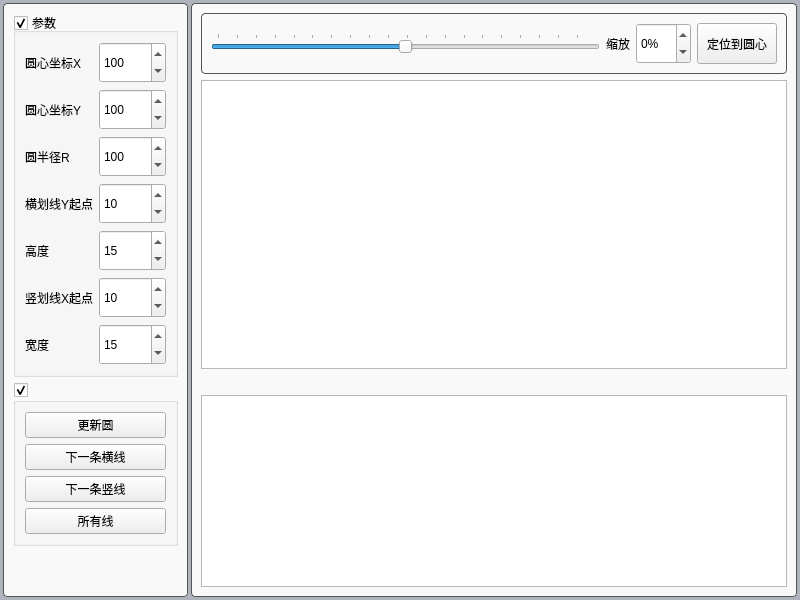
<?xml version="1.0" encoding="UTF-8"?>
<ui version="4.0">
 <class>FormCircle</class>
 <widget class="QWidget" name="FormCircle">
  <property name="geometry">
   <rect>
    <x>0</x>
    <y>0</y>
    <width>800</width>
    <height>600</height>
   </rect>
  </property>
  <property name="mouseTracking">
   <bool>false</bool>
  </property>
  <property name="windowTitle">
   <string>圆</string>
  </property>
  <property name="autoFillBackground">
   <bool>false</bool>
  </property>
  <property name="styleSheet">
   <string notr="true">#FormCircle{	
	background-color: rgb(174, 179, 188);
}

.QFrame{background-color: rgb(249, 249, 249);
border: 1px solid #555;
border-radius: 4px;
}

QSpinBox{
	min-height:35
}</string>
  </property>
  <layout class="QHBoxLayout" name="horizontalLayout">
   <property name="spacing">
    <number>3</number>
   </property>
   <property name="leftMargin">
    <number>3</number>
   </property>
   <property name="topMargin">
    <number>3</number>
   </property>
   <property name="rightMargin">
    <number>3</number>
   </property>
   <property name="bottomMargin">
    <number>3</number>
   </property>
   <item>
    <widget class="QFrame" name="frame_left">
     <property name="frameShape">
      <enum>QFrame::StyledPanel</enum>
     </property>
     <property name="frameShadow">
      <enum>QFrame::Raised</enum>
     </property>
     <layout class="QVBoxLayout" name="verticalLayout_2">
      <item>
       <widget class="QGroupBox" name="groupBox_param">
        <property name="title">
         <string>参数</string>
        </property>
        <property name="checkable">
         <bool>true</bool>
        </property>
        <property name="checked">
         <bool>true</bool>
        </property>
        <layout class="QGridLayout" name="gridLayout">
         <item row="7" column="1">
          <widget class="QSpinBox" name="spinBox_V_line_startX">
           <property name="maximum">
            <number>9999999</number>
           </property>
           <property name="value">
            <number>10</number>
           </property>
          </widget>
         </item>
         <item row="6" column="0">
          <widget class="QLabel" name="label_6">
           <property name="text">
            <string>高度</string>
           </property>
          </widget>
         </item>
         <item row="6" column="1">
          <widget class="QSpinBox" name="spinBox_height">
           <property name="maximum">
            <number>9999999</number>
           </property>
           <property name="value">
            <number>15</number>
           </property>
          </widget>
         </item>
         <item row="7" column="0">
          <widget class="QLabel" name="label_5">
           <property name="text">
            <string>竖划线X起点</string>
           </property>
          </widget>
         </item>
         <item row="4" column="1">
          <widget class="QSpinBox" name="spinBox_H_line_startY">
           <property name="maximum">
            <number>9999999</number>
           </property>
           <property name="value">
            <number>10</number>
           </property>
          </widget>
         </item>
         <item row="4" column="0">
          <widget class="QLabel" name="label_4">
           <property name="text">
            <string>横划线Y起点</string>
           </property>
          </widget>
         </item>
         <item row="0" column="0">
          <widget class="QLabel" name="label">
           <property name="text">
            <string>圆心坐标X</string>
           </property>
          </widget>
         </item>
         <item row="1" column="0">
          <widget class="QLabel" name="label_2">
           <property name="text">
            <string>圆心坐标Y</string>
           </property>
          </widget>
         </item>
         <item row="1" column="1">
          <widget class="QSpinBox" name="spinBox_CenterY">
           <property name="maximum">
            <number>9999999</number>
           </property>
           <property name="value">
            <number>100</number>
           </property>
          </widget>
         </item>
         <item row="0" column="1">
          <widget class="QSpinBox" name="spinBox_CenterX">
           <property name="maximum">
            <number>9999999</number>
           </property>
           <property name="value">
            <number>100</number>
           </property>
          </widget>
         </item>
         <item row="2" column="0">
          <widget class="QLabel" name="label_3">
           <property name="text">
            <string>圆半径R</string>
           </property>
          </widget>
         </item>
         <item row="2" column="1">
          <widget class="QSpinBox" name="spinBox_radius">
           <property name="maximum">
            <number>9999999</number>
           </property>
           <property name="value">
            <number>100</number>
           </property>
          </widget>
         </item>
         <item row="8" column="0">
          <widget class="QLabel" name="label_7">
           <property name="text">
            <string>宽度</string>
           </property>
          </widget>
         </item>
         <item row="8" column="1">
          <widget class="QSpinBox" name="spinBox_width">
           <property name="maximum">
            <number>9999999</number>
           </property>
           <property name="value">
            <number>15</number>
           </property>
          </widget>
         </item>
        </layout>
       </widget>
      </item>
      <item>
       <widget class="QGroupBox" name="groupBox_btn">
        <property name="title">
         <string/>
        </property>
        <property name="checkable">
         <bool>true</bool>
        </property>
        <property name="checked">
         <bool>true</bool>
        </property>
        <layout class="QVBoxLayout" name="verticalLayout_3">
         <item>
          <widget class="QPushButton" name="pushButton_updateShow">
           <property name="text">
            <string>更新圆</string>
           </property>
          </widget>
         </item>
         <item>
          <widget class="QPushButton" name="pushButton_next_HLine">
           <property name="text">
            <string>下一条横线</string>
           </property>
          </widget>
         </item>
         <item>
          <widget class="QPushButton" name="pushButton_next_VLine">
           <property name="text">
            <string>下一条竖线</string>
           </property>
          </widget>
         </item>
         <item>
          <widget class="QPushButton" name="pushButton_all_line">
           <property name="text">
            <string>所有线</string>
           </property>
          </widget>
         </item>
        </layout>
       </widget>
      </item>
      <item>
       <spacer name="verticalSpacer">
        <property name="orientation">
         <enum>Qt::Vertical</enum>
        </property>
        <property name="sizeHint" stdset="0">
         <size>
          <width>20</width>
          <height>278</height>
         </size>
        </property>
       </spacer>
      </item>
     </layout>
    </widget>
   </item>
   <item>
    <widget class="QFrame" name="frame_right">
     <property name="frameShape">
      <enum>QFrame::StyledPanel</enum>
     </property>
     <property name="frameShadow">
      <enum>QFrame::Raised</enum>
     </property>
     <layout class="QVBoxLayout" name="verticalLayout">
      <item>
       <widget class="QFrame" name="frame">
        <property name="frameShape">
         <enum>QFrame::StyledPanel</enum>
        </property>
        <property name="frameShadow">
         <enum>QFrame::Raised</enum>
        </property>
        <layout class="QHBoxLayout" name="horizontalLayout_2">
         <item>
          <widget class="QSlider" name="horizontalSlider_scale">
           <property name="minimum">
            <number>-99</number>
           </property>
           <property name="orientation">
            <enum>Qt::Horizontal</enum>
           </property>
           <property name="invertedAppearance">
            <bool>false</bool>
           </property>
           <property name="tickPosition">
            <enum>QSlider::TicksAbove</enum>
           </property>
          </widget>
         </item>
         <item>
          <widget class="QLabel" name="label_8">
           <property name="text">
            <string>缩放</string>
           </property>
          </widget>
         </item>
         <item>
          <widget class="QSpinBox" name="spinBox_scale">
           <property name="suffix">
            <string>%</string>
           </property>
           <property name="prefix">
            <string/>
           </property>
           <property name="minimum">
            <number>-99</number>
           </property>
          </widget>
         </item>
         <item>
          <widget class="QPushButton" name="pushButton_center">
           <property name="sizePolicy">
            <sizepolicy hsizetype="Minimum" vsizetype="Preferred">
             <horstretch>0</horstretch>
             <verstretch>0</verstretch>
            </sizepolicy>
           </property>
           <property name="text">
            <string>定位到圆心</string>
           </property>
          </widget>
         </item>
        </layout>
       </widget>
      </item>
      <item>
       <widget class="QGraphicsView" name="graphicsView">
        <property name="mouseTracking">
         <bool>true</bool>
        </property>
        <property name="dragMode">
         <enum>QGraphicsView::NoDrag</enum>
        </property>
       </widget>
      </item>
      <item>
       <widget class="QLabel" name="label_xy">
        <property name="text">
         <string/>
        </property>
       </widget>
      </item>
      <item>
       <widget class="QTextEdit" name="textEdit">
        <property name="sizePolicy">
         <sizepolicy hsizetype="Expanding" vsizetype="Preferred">
          <horstretch>0</horstretch>
          <verstretch>0</verstretch>
         </sizepolicy>
        </property>
       </widget>
      </item>
     </layout>
    </widget>
   </item>
  </layout>
 </widget>
 <resources/>
 <connections/>
</ui>
